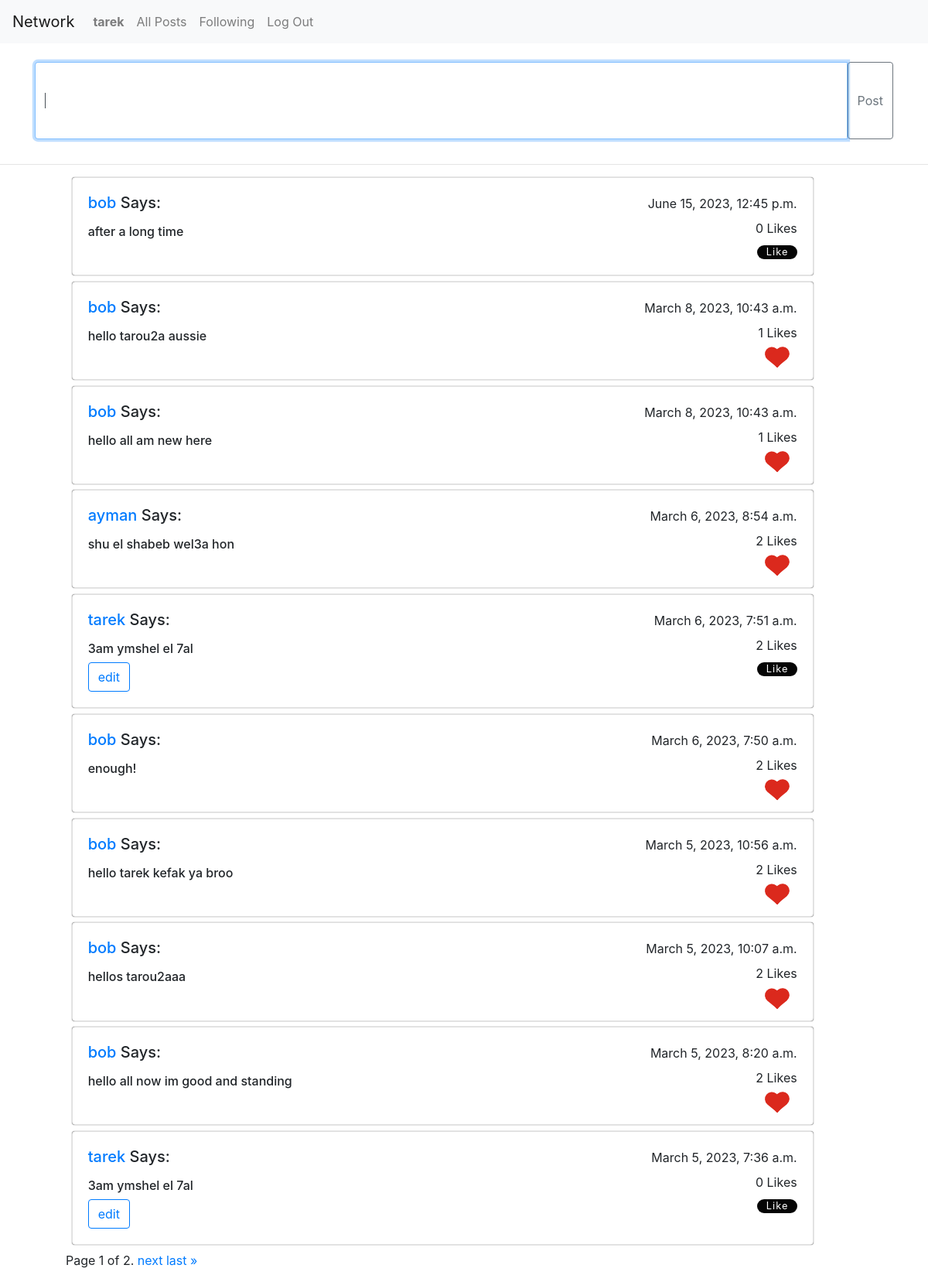
Screenshot of / (signed in) with the database file from the repository.
### network/models.py (models this page shows, shortened)
class User(AbstractUser):
    followers = models.ManyToManyField('self', symmetrical=False, blank=True, related_name="user_followers")

class post(models.Model):
     user = models.ForeignKey(User, on_delete=models.CASCADE, related_name="user_post")
     body = models.TextField(blank=False)
     timestamp = models.DateTimeField(auto_now_add=True)
     user_likes = models.ManyToManyField(User, blank=True, related_name="user_like")

### network/views.py (the view)
# urls.py: path("", views.index, name="index"),
def index(request):
    posts = post.objects.order_by("-timestamp").all()
    ptr = Paginator(posts,10)
    page_number = request.GET.get('page')
    page_obj = ptr.get_page(page_number)
    return render(request, "network/index.html",{
        "page_obj":page_obj
    })

### network/templates/network/index.html (shortened to what this page needs)
{% extends "network/layout.html" %}
{% load static %}
{% block body %}
{%if request.user.is_authenticated%}
<br>
<div class="container">
    <div style="align-items: center; align-self: center; align-content: center;">
            <div class="input-group mb-3 marg_btm">
                <input required autofocus class="form-control input_text" type="text" id="form_body">
                <input class="btn btn-outline-secondary" type="submit" onclick="add_post()" id="button-addon1" value="Post">
            </div>
</div>
</div>
<hr>
<div class="container-lg">
    <ul id="post_content" style="width: 90%;">
        {%for posts in page_obj%}
          <li class="post_li card" style="width:100%;">
                <div class="card-body">
                <div class="card-title"><h5 style="float:right;"><small>{{posts.timestamp}}</small></h5><h5 class="card-content">
                    <a href="{% url 'user_page' posts.user.id %}">{{posts.user}}</a> Says:</h5>
                    <h5  class="card-content" style="float:right;"><small><span class="like_c">{{posts.user_likes.count}}</span> Likes</small></h5>
                </div>
                <h6 class="card-text post_body" style="display: flex;" data-body="{{posts.body}}">{{posts.body}}</h6>
                {%if request.user == posts.user%}
                <button class="edit_btn btn btn-outline-primary" value="{{posts.id}}">edit</button>
                {%endif%}
                <div style="float:right;">
                    {%if request.user in posts.user_likes.all%}
                        <div class="heart-btn">
                            <button class="like-btn"><span>Like</span></button>
                        </div>
                        {%else%}
                        <div class="heart-btn">
                            <button class="like-btn"><span>Like</span></button>
                        </div>
                    {%endif%}
                  </div>
                </div>
            </li>
        {%endfor%}
        <div class="pagination">
            <span class="step-links">
                <span class="current">
                    Page {{ page_obj.number }} of {{ page_obj.paginator.num_pages }}.
                </span>
                {% if page_obj.has_next %}
                    <a href="?page={{ page_obj.next_page_number }}">next</a>
                    <a href="?page={{ page_obj.paginator.num_pages }}">last &raquo;</a>
                {% endif %}
            </span>
        </div>
    </ul>
</div>
{%else%}
<div class="d-flex justify-content-center row" style="margin: 2%;"><h6 style="color: navy;">Share Your Own Post, <a href="{% url 'login' %}">Log In here.</a></h6></div>
<hr>
{%endif%}
{% endblock %}

### network/templates/network/layout.html (shortened to what this page needs)
{% load static %}
<!DOCTYPE html>
<html lang="en">
    <head>
        <link rel="stylesheet" href="https://stackpath.bootstrapcdn.com/bootstrap/4.4.1/css/bootstrap.min.css">
        <link href="{% static 'network/styles.css' %}" rel="stylesheet">
    </head>
    <body>
        <nav class="navbar navbar-expand-lg navbar-light bg-light">
            <a class="navbar-brand" href="#">Network</a>
            <div>
              <ul class="navbar-nav mr-auto">
                {% if user.is_authenticated %}
                    <li class="nav-item">
                        <a class="nav-link" href="#"><strong>{{ request.user.username }}</strong></a>
                    </li>
                {% endif %}
                <li class="nav-item">
                  <a class="nav-link" href="{% url 'index' %}">All Posts</a>
                </li>
                {% if user.is_authenticated %}
                    <li class="nav-item">
                        <a class="nav-link" href="{% url 'following' %}">Following</a>
                    </li>
                    <li class="nav-item">
                        <a class="nav-link" href="{% url 'logout' %}">Log Out</a>
                    </li>
                {% endif %}
              </ul>
            </div>
          </nav>
        <div class="body">
            {% block body %}
            {% endblock %}
        </div>
    </body>
</html>

### network/static/network/styles.css (style rules this page uses)
.input_text { height:100px; word-break: break-word; }
.marg_btm { margin-bottom:3%; }
.post_li { margin: 0.8%; list-style-type: none; box-shadow: 0 0 1px rgb(0, 0, 0); transition: ease-in 280ms; }
.heart-btn { width: 4em; height: 1.4em; position: relative; font-size: 0.8em; }
.like-btn { background: transparent; border: none; outline: none; color: #fff; letter-spacing: 1px; font-size: 1em; }
.heart-btn .like-btn::before, .heart-btn .like-btn::after { content: ''; position: absolute; top: 0; width: 50%; height: 100%; background-color: #050505; z-index: 0; transition: 0.4s; }
.heart-btn .like-btn::before { left: 0; border-radius: 1em 0 0 1em; }
.heart-btn .like-btn::after { right: 0; border-radius: 0 1em 1em 0; }
.heart-btn span { position: absolute; z-index: 1; top: 50%; left: 50%; transform: translate(-50%,-50%); }
input[type="checkbox"]:checked + .like-btn::before { transform: rotate(39.5deg) translate(0.5em , -0.525em); animation: glow 0.6s ease-in 0.4s forwards; }
input[type="checkbox"]:checked + .like-btn::after { transform: rotate(-39.5deg) translate(-0.5em , -0.525em); animation: glow 0.6s ease-in 0.4s forwards; }

### rows the page displays
User: user.username "tarek"
post: timestamp "June 15, 2023, 12:45 p.m.", user "bob", user_likes.count "0", body "after a long time"
post: timestamp "March 8, 2023, 10:43 a.m.", user "bob", user_likes.count "1", body "hello tarou2a aussie"
post: timestamp "March 8, 2023, 10:43 a.m.", user "bob", user_likes.count "1", body "hello all am new here"
post: timestamp "March 6, 2023, 8:54 a.m.", user "ayman", user_likes.count "2", body "shu el shabeb wel3a hon"
post: timestamp "March 6, 2023, 7:51 a.m.", user "tarek", user_likes.count "2", body "3am ymshel el 7al"
post: timestamp "March 6, 2023, 7:50 a.m.", user "bob", user_likes.count "2", body "enough!"
post: timestamp "March 5, 2023, 10:56 a.m.", user "bob", user_likes.count "2", body "hello tarek kefak ya broo"
post: timestamp "March 5, 2023, 10:07 a.m.", user "bob", user_likes.count "2", body "hellos tarou2aaa"
post: timestamp "March 5, 2023, 8:20 a.m.", user "bob", user_likes.count "2", body "hello all now im good and standing"
post: timestamp "March 5, 2023, 7:36 a.m.", user "tarek", user_likes.count "0", body "3am ymshel el 7al"

### other values shown
{{ page_obj.number }} "1"
{{ page_obj.paginator.num_pages }} "2"
